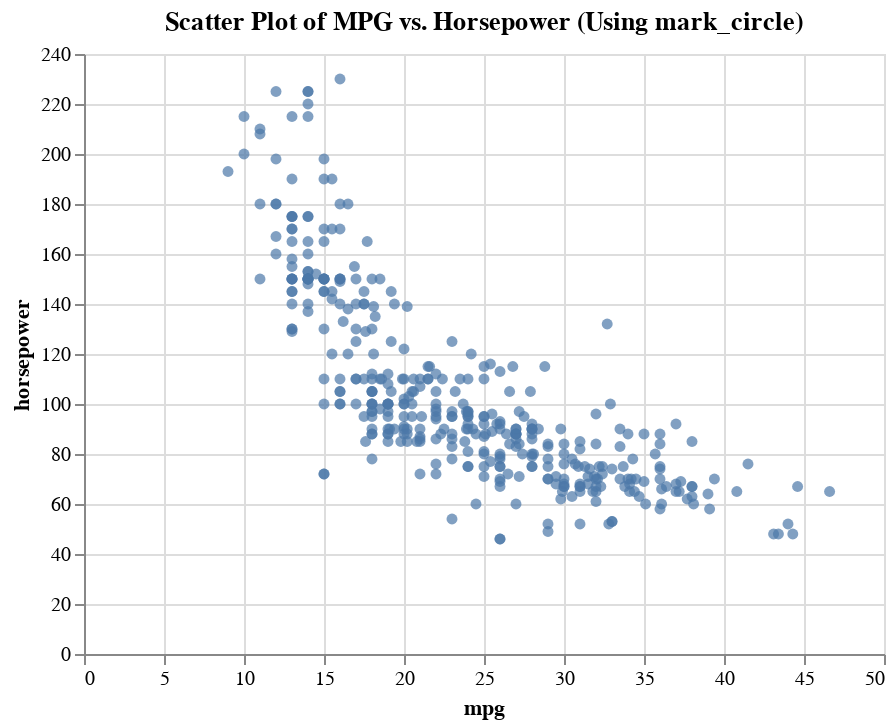

Notebook cell for this chart:
### Code cell
import altair as alt
import pandas as pd

data = df
# Create a scatter plot using mark_circle()
chart = alt.Chart(data).mark_circle().encode(
    x='mpg:Q',
    y='horsepower:Q'
).properties(
    title='Scatter Plot of MPG vs. Horsepower (Using mark_circle)',
    width=400,
    height=300
)

chart

### Figure 1 — Vega-Lite specification as saved in the notebook (floating-point values rounded to 4 significant figures; data arrays with more than 128 entries replaced by an {"elided": "..."} marker saying what was removed)
{"config": {"view": {"continuousWidth": 300, "continuousHeight": 300}}, "data": {"name": "data-f1198cc0481ad698d7dc4699e0a3efa7"}, "mark": {"type": "circle"}, "encoding": {"x": {"field": "mpg", "type": "quantitative"}, "y": {"field": "horsepower", "type": "quantitative"}}, "height": 300, "title": "Scatter Plot of MPG vs. Horsepower (Using mark_circle)", "width": 400, "$schema": "https://vega.github.io/schema/vega-lite/v5.8.0.json", "datasets": {"data-f1198cc0481ad698d7dc4699e0a3efa7": {"elided": "398 records"}}}
